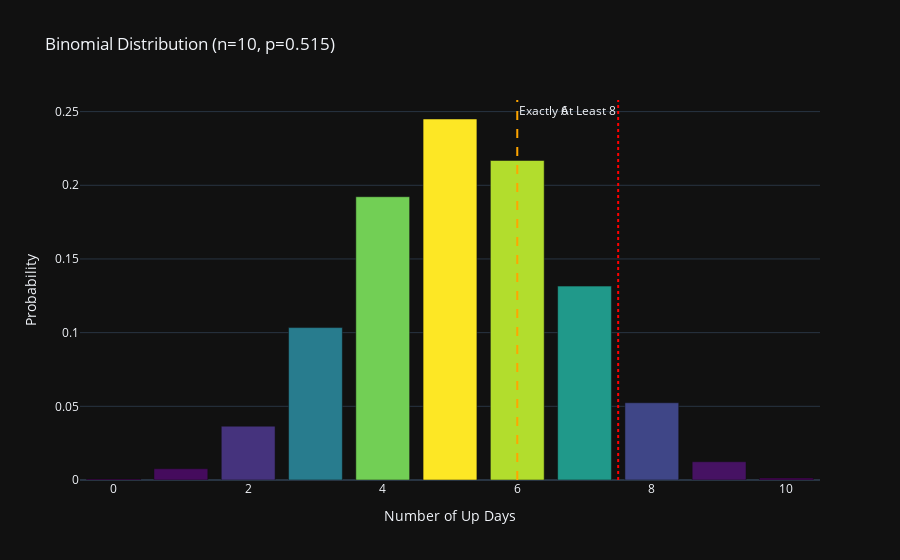

Notebook source saved alongside this figure:
### Markdown cell above
## Problem 4: Market Direction Analysis

### Binomial Probability Model
Given:
- $P(\text{Up}) = \frac{\text{Count of Up Days}}{\text{Total Days}}$
- $X \sim \text{Binomial}(n=10, p=P(\text{Up}))$

Probabilities:
1. Exactly 6 up days:
   $$ P(X=6) = \binom{10}{6}p^6(1-p)^4 $$

2. At least 8 up days:
   $$ P(X \geq 8) = \sum_{k=8}^{10} \binom{10}{k}p^k(1-p)^{10-k} $$

### Code cell
# Market direction classification
df['Market Direction'] = np.where(df['Simple Return'] > 0, 'UP', 'DOWN')

# Calculate probability of upward movement
trading_days = df['Market Direction'].count()
up_days = (df['Market Direction'] == 'UP').sum()
p_up = up_days / trading_days

print("\nMarket Direction Analysis:")
print(f"Total Trading Days: {trading_days}")
print(f"Upward Movement Days: {up_days} ({p_up:.2%})")
print(f"Downward Movement Days: {trading_days - up_days} ({1-p_up:.2%})")

# Binomial probability calculations
def binomial_analysis(p_up, n=10):
    """Calculate binomial probabilities for market direction"""
    # Theoretical probabilities
    exact_6 = binom.pmf(k=6, n=n, p=p_up)
    at_least_8 = 1 - binom.cdf(k=7, n=n, p=p_up)
    
    # Simulation (10,000 trials)
    simulations = np.random.binomial(n=n, p=p_up, size=10000)
    sim_exact_6 = np.mean(simulations == 6)
    sim_at_least_8 = np.mean(simulations >= 8)
    
    return {
        'theoretical': (exact_6, at_least_8),
        'simulated': (sim_exact_6, sim_at_least_8)
    }

# Perform analysis
probabilities = binomial_analysis(p_up)

print("\nBinomial Probabilities (10-Day Period):")
print(f"Theoretical P(exactly 6 up days): {probabilities['theoretical'][0]:.4f}")
print(f"Theoretical P(at least 8 up days): {probabilities['theoretical'][1]:.4f}")
print(f"Simulated P(exactly 6 up days): {probabilities['simulated'][0]:.4f}")
print(f"Simulated P(at least 8 up days): {probabilities['simulated'][1]:.4f}")

# Visualize binomial distribution
k_values = np.arange(0, 11)
prob_dist = binom.pmf(k_values, n=10, p=p_up)

binom_fig = go.Figure(data=[
    go.Bar(
        x=k_values,
        y=prob_dist,
        marker_color=prob_dist,
        marker_colorscale='Viridis',
        hovertemplate="%{x} Up Days<br>Probability: %{y:.3f}<extra></extra>"
    )
])

binom_fig.update_layout(
    title=f"Binomial Distribution (n=10, p={p_up:.3f})",
    xaxis_title="Number of Up Days",
    yaxis_title="Probability",
    template="plotly_dark",
    height=500
)

binom_fig.add_vline(
    x=6, 
    line_dash="dash", 
    line_color="orange", 
    annotation_text="Exactly 6", 
    annotation_position="top right"
)

binom_fig.add_vline(
    x=7.5, 
    line_dash="dot", 
    line_color="red", 
    annotation_text="At Least 8", 
    annotation_position="top left"
)

binom_fig.show()

### Figure 1 — Plotly figure (JSON) as saved in the notebook; plotly's stock layout.template omitted (floating-point values rounded to 4 significant figures)
{"data": [{"hovertemplate": "%{x} Up Days<br>Probability: %{y:.3f}<extra></extra>", "marker": {"color": [0.0007196, 0.007642, 0.03652, 0.1034, 0.1922, 0.245, 0.2168, 0.1316, 0.0524, 0.01237, 0.001313], "colorscale": [[0, "#440154"], [0.1111, "#482878"], [0.2222, "#3e4989"], [0.3333, "#31688e"], [0.4444, "#26828e"], [0.5556, "#1f9e89"], [0.6667, "#35b779"], [0.7778, "#6ece58"], [0.8889, "#b5de2b"], [1, "#fde725"]]}, "type": "bar", "x": [0, 1, 2, 3, 4, 5, 6, 7, 8, 9, 10], "y": [0.0007196, 0.007642, 0.03652, 0.1034, 0.1922, 0.245, 0.2168, 0.1316, 0.0524, 0.01237, 0.001313]}], "layout": {"annotations": [{"showarrow": false, "text": "Exactly 6", "x": 6, "xanchor": "left", "xref": "x", "y": 1, "yanchor": "top", "yref": "y domain"}, {"showarrow": false, "text": "At Least 8", "x": 7.5, "xanchor": "right", "xref": "x", "y": 1, "yanchor": "top", "yref": "y domain"}], "autosize": true, "shapes": [{"line": {"color": "orange", "dash": "dash"}, "type": "line", "x0": 6, "x1": 6, "xref": "x", "y0": 0, "y1": 1, "yref": "y domain"}, {"line": {"color": "red", "dash": "dot"}, "type": "line", "x0": 7.5, "x1": 7.5, "xref": "x", "y0": 0, "y1": 1, "yref": "y domain"}], "title": {"text": "Binomial Distribution (n=10, p=0.515)"}, "xaxis": {"autorange": true, "range": [-0.5, 10.5], "title": {"text": "Number of Up Days"}, "type": "linear"}, "yaxis": {"autorange": true, "range": [0, 0.2579], "title": {"text": "Probability"}, "type": "linear"}}}
